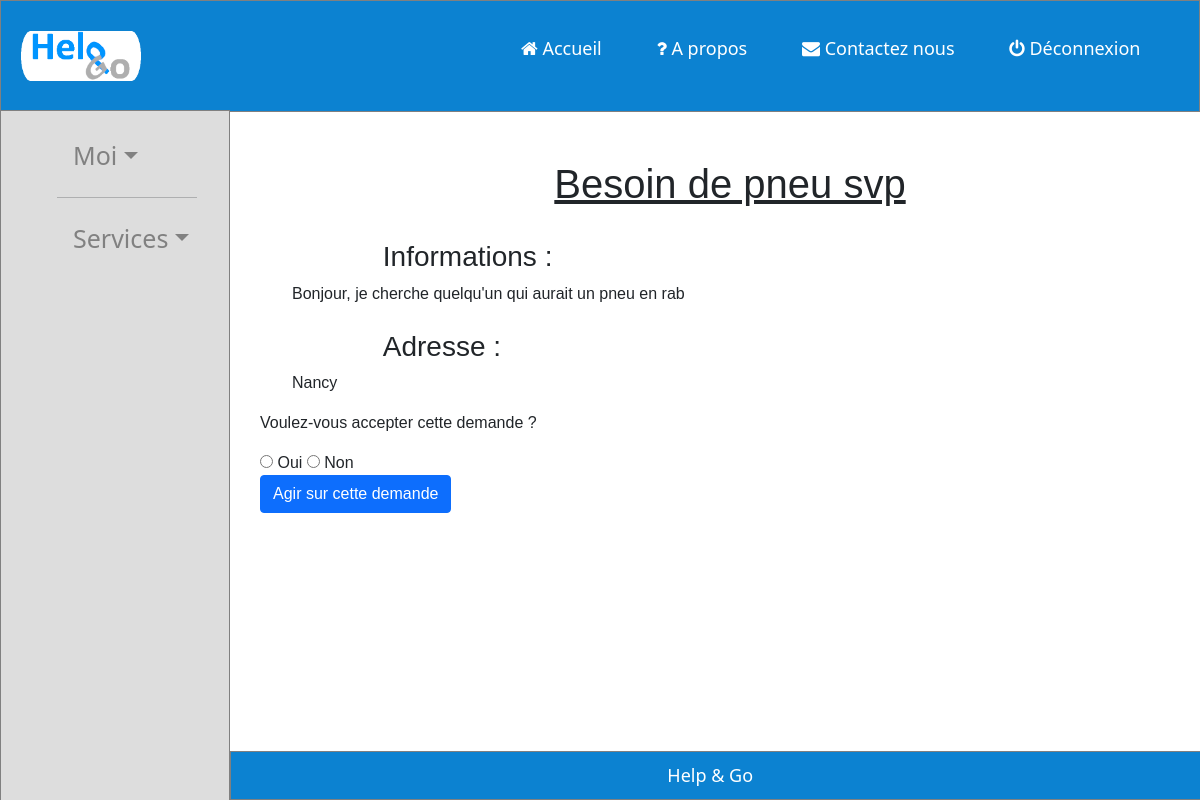
Screenshot of /1/d/1/ld with the database file from the repository.
### tables this page shows
CREATE TABLE Demandes(
	id_dem int primary key check (id_dem > 0) NOT NULL,
	id_auteur_dem int check (id_auteur_dem > 0) NOT NULL,
	etat varchar check (etat in ('en attente','en cours','terminé')) NOT NULL,
	id_accepteur int DEFAULT 0,
	lieu varchar NOT NULL,
	description varchar,
	datedeb datetime default CURRENT_TIMESTAMP,
	titre varchar,
	filtre varchar check (filtre in ('Jardinage','Bricolage','Déménagement','Formation','Babysitting','Informatique','Autres taches physiques','Aide aux devoirs','Autres taches intellectuelles','Autre...')),
	dateservice datetime);

### app.py (the view)
@app.route("/<id>/d/<id_dem>/ld", methods=['GET', 'POST'])
def Dencours(id,id_dem):   #on consulte une demande spécifique et on choisit si oui ou non on veut la réaliser
    db=getdb()
    c = db.cursor()
    c.execute("SELECT * FROM Demandes WHERE id_dem = ? ",(id_dem,)) #on récupère toutes les infos de la demande
    listedemande=c.fetchall()
    close_connection()
    db=getdb()
    s = db.cursor()
    s.execute("SELECT id_sondage FROM Sondages WHERE type = 'demande' AND typeid = ?",(id_dem,))    #on récupère l'id du sondage associé
    ls = s.fetchall()
    close_connection()
    db=getdb()
    f = db.cursor()
    f.execute("SELECT filtre FROM Demandes WHERE id_dem = ?",(id_dem,))     #on récupère le filtre pour modifier le score
    lf = f.fetchall()
    print(lf)
    filtre = lf[0][0]
    close_connection()
    score_demande = score('demande',id)
    x = dico_num[filtre]    #on récupère le nombre associé au filtre de la demande
    print(x,filtre)
    score_demande *= x  #on multiplie le score par ce nombre
    db=getdb()
    u = db.cursor()
    u.execute("UPDATE Utilisateurs SET score_demande = ? WHERE id_profil = ?",(str(score_demande),id,))     #on met à jour la valeur du
    db.commit()
    close_connection()
    if not ls:
        sondage = False
        id_sondage = 0
    else:
        sondage = True
        id_sondage = ls[0][0]
    choix = int(0 if request.form.get('choix') is None else request.form.get('choix'))
    print(choix)
    if choix==1:  #si l'utilisateur veut réaliser la demande on a choix==1 et on ajoute donc l'id de la demande dans la table postulant au postulant
        db = getdb()
        c = db.cursor()
        c.execute("SELECT id_postulant FROM Postulants WHERE id_post= ? ",(id_dem,))
        dl = c.fetchall()
        db.close()
        postulant = [ i[0] for i in dl]
        if int(id) in postulant:
            return render_template("CDemandes.html",listedemande=listedemande,deja_postule=True,sondage=sondage,id_sondage=id_sondage,id_user=id,id_dem=id_dem)
        else:
            score_demande = score('demande',id)
            x = dico_num[filtre]
            score_demande *= x**3
            db=getdb()
            u = db.cursor()
            u.execute("UPDATE Utilisateurs SET score_demande = ? WHERE id_profil = ?",(str(score_demande),id,))
            db.commit()
            close_connection()
            db = getdb()
            a = db.cursor()
            a.execute("INSERT INTO Postulants VALUES(?,?,'')",(id_dem,id))
            db.commit()
            db.close()
        return redirect('/'+str(id)+'/demande/encours')
    elif request.form.get('choix') == None:
        return render_template("CDemandes.html",listedemande=listedemande,sondage=sondage,id_sondage=id_sondage,id_user=id,id_dem=id_dem)
    else:
        return redirect('/'+str(id)+'/demande/encours')

### app.py (called while the page is built)
def score(type,id):
    db=getdb()
    c=db.cursor()
    if type == 'demande':   #différenciation selon si offre ou demande
        c.execute("SELECT score_demande FROM Utilisateurs WHERE id_profil=?",(id,))
    else:
        c.execute("SELECT score_offre FROM Utilisateurs WHERE id_profil=?",(id,))
    l = c.fetchall()
    score=int(l[0][0])  #on récupère le score
    return score

def getdb():     #pour ouvrir la base de donnée
    db = getattr(g, '_database', None)
    db = g._database = sqlite3.connect(database)
    return db

def close_connection():  # pour fermer la connexion proprement
    db = getattr(g, '_database', None)
    if db is not None:
        db.close()

### templates/CDemandes.html (shortened to what this page needs)
<!DOCTYPE html>
<html>
<head>
    <link href="https://cdn.jsdelivr.net/npm/bootstrap@5.0.2/dist/css/bootstrap.min.css" rel="stylesheet">
    <link rel="stylesheet" href='/static/CDemandes.css'>
    <link rel="stylesheet" href='/static/styles-layout.css'>
    <link rel="stylesheet" href="https://cdnjs.cloudflare.com/ajax/libs/font-awesome/4.7.0/css/font-awesome.min.css">
</head>
<div class="fixed-header">
        <div class="container-top">
            <div class="gauche"><a href="/home?id={{id_user}}"><img src='/static/help_go_icone.png'></a></div>
            <div class="droite">
                    <nav>
                    <a href="/home?id={{id_user}}"><i class="fa fa-home"></i>  Accueil</a>
                    <a href="/à_propos?id={{id_user}}"><i class="fa fa-question"></i>  A propos</a>
                    <a href="/contactez_nous?id={{id_user}}"><i class="fa fa-envelope"></i>  Contactez nous</a>
                    <a href="{{url_for('home')}}"><i class="fa fa-power-off"></i>  Déconnexion</a>
                    </nav>
            </div>
        </div>
</div>
        <div class="sidenav">
            <nav class="nav">
                <button class="navbar-toggler" type="button" data-bs-toggle="collapse" data-bs-target="#navbarSupportedContent" aria-controls="navbarSupportedContent" aria-expanded="false" aria-label="Toggle navigation">
                    <span class="navbar-toggler-icon"></span>
                  </button>
                <ul class="nav flex-column">
                    <li class="nav-item dropdown" >
                      <a class="nav-link dropdown-toggle" href="#" id="navbarDropdown" role="button" data-bs-toggle="dropdown" aria-expanded="false"> Moi</a>
                    </li>
                    <hr>
                    <li class="nav-item dropdown" >
                        <a class="nav-link dropdown-toggle" href="#" id="navbarDropdown" role="button" data-bs-toggle="dropdown" aria-expanded="false"> Services</a>
                      </li>
                  </ul>
            </nav>
          </div>
        <div class="main container-bot">
    {% for i in listedemande %}
    <h1 class='titre'>
        {{i[7]}}
    </h1><br>
    <ul>
        <li>
            <h3>Informations : </h3>
            {{i[5]}}
        </li><br>
        <li>
            <h3>Adresse : </h3>
            {{i[4]}}
        </li>
    </ul>
    {% endfor %}
    <p>
        Voulez-vous accepter cette demande ?
    </p>
    <form method="POST">
        <input type="radio" id="oui" name="choix" value="1">
        <label for="oui">Oui</label>
        <input type="radio" id="non" name="choix" value="2">
        <label for="non">Non</label><br>
        <h6><input type="submit" class="btn btn-primary" value="Agir sur cette demande" href='/{{id}}/demande/encours'></h6>
    </form>
        </div>
        <div class="fixed-footer">
            <div class="container-bot">Help & Go</div>
        </div>
<body>
</body>
</html>

### static/CDemandes.css (style rules this page uses)
body { background: #ffffff; }
h1 { text-align: center; text-decoration: underline; }
h3 { text-indent: 10%; }
ul { list-style-type: none; }
body { padding-top: 60px; padding-bottom: 40px; }
.container-top { width: 100%; margin: 0 ; display: flex; justify-content: space-between; padding :10px; }
.container-bot { width: 80%; margin: 0 ; }
.fixed-header, .fixed-footer { width: 100%; position: fixed; background: rgb(12, 130, 209); font-size: 18px; padding: 10px 0; color: #fff; }
.fixed-header { top: 0; left: 0; border: solid 1px gray; }
.fixed-footer { bottom: 0; left: 230px; border: solid 1px gray; text-align: center; }
nav a { color: #fff; text-decoration: none; padding: 7px 25px; display: inline-block; }
.droite { width: 700px; height : 70px; padding: 7px; }
.gauche { width:140px; height: 70px; }
.container-top img { padding: 10px; height: 70px; width: 140px; }
.sidenav { text-align: left; height: 100%; width: 230px; position: fixed; z-index: 1; top: 110px; border: solid 1px gray; left: 0; background-color: rgb(221, 221, 221); overflow-x: hidden; padding-top: 20px; }
.sidenav a { padding: 6px 8px 6px 16px; text-decoration: none; font-size: 25px; color: #818181; display: block; }
.main { margin-top:100px; margin-left: 250px; font-size: 16px; font-family: arial; padding: 0px 10px; }

### static/styles-layout.css (style rules this page uses)
body { padding-top: 60px; padding-bottom: 40px; }
.container-top { width: 100%; margin: 0 ; display: flex; justify-content: space-between; padding :10px; }
.container-bot { width: 80%; margin: 0 ; }
.fixed-header, .fixed-footer { width: 100%; position: fixed; background: rgb(12, 130, 209); font-size: 18px; padding: 10px 0; color: #fff; }
.fixed-header { top: 0; left: 0; border: solid 1px gray; }
.fixed-footer { bottom: 0; left: 230px; border: solid 1px gray; text-align: center; }
nav a { color: #fff; text-decoration: none; padding: 7px 25px; display: inline-block; }
.droite { width: 700px; height : 70px; padding: 7px; }
.gauche { width:140px; height: 70px; }
.container-top img { padding: 10px; height: 70px; width: 140px; }
.sidenav { text-align: left; height: 100%; width: 230px; position: fixed; z-index: 1; top: 110px; border: solid 1px gray; left: 0; background-color: rgb(221, 221, 221); overflow-x: hidden; padding-top: 20px; }
.sidenav a { padding: 6px 8px 6px 16px; text-decoration: none; font-size: 25px; color: #818181; display: block; }
.main { margin-top:100px; margin-left: 250px; font-size: 16px; font-family: arial; padding: 0px 10px; }

### rows the page displays
Demandes: titre "Besoin de pneu svp", description "Bonjour, je cherche quelqu'un qui aurait un pneu en rab", lieu "Nancy"
